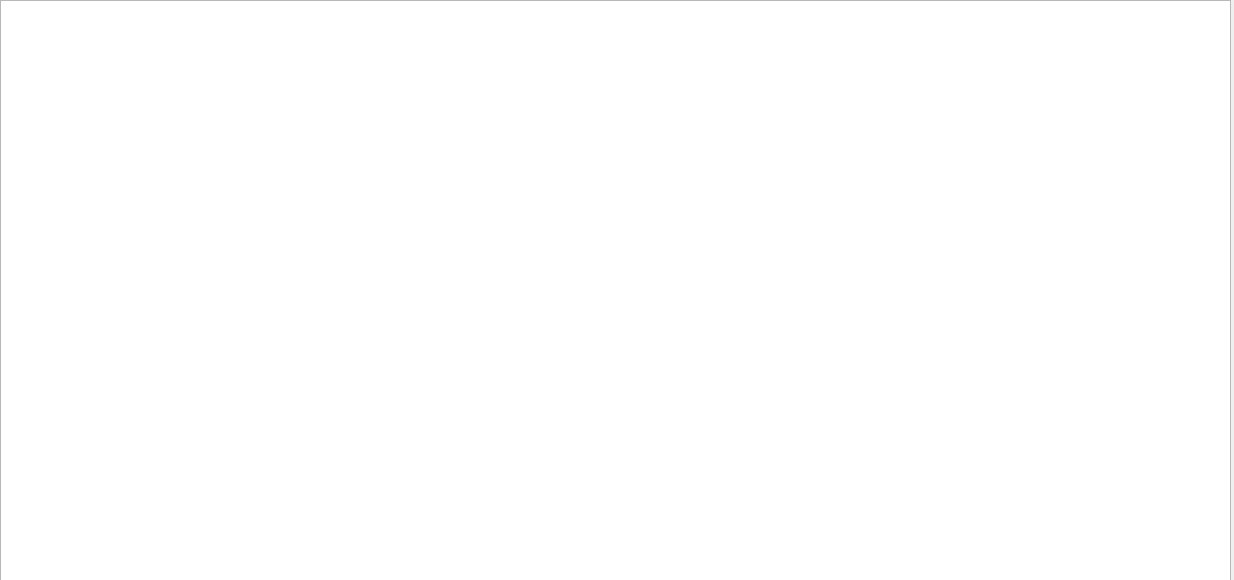
<?xml version="1.0" encoding="UTF-8"?>
<ui version="4.0">
 <class>Form</class>
 <widget class="QWidget" name="Form">
  <property name="geometry">
   <rect>
    <x>0</x>
    <y>0</y>
    <width>1234</width>
    <height>580</height>
   </rect>
  </property>
  <property name="windowTitle">
   <string>Form</string>
  </property>
  <widget class="QTextBrowser" name="textBrowser">
   <property name="geometry">
    <rect>
     <x>0</x>
     <y>0</y>
     <width>1231</width>
     <height>581</height>
    </rect>
   </property>
  </widget>
 </widget>
 <resources/>
 <connections/>
</ui>
